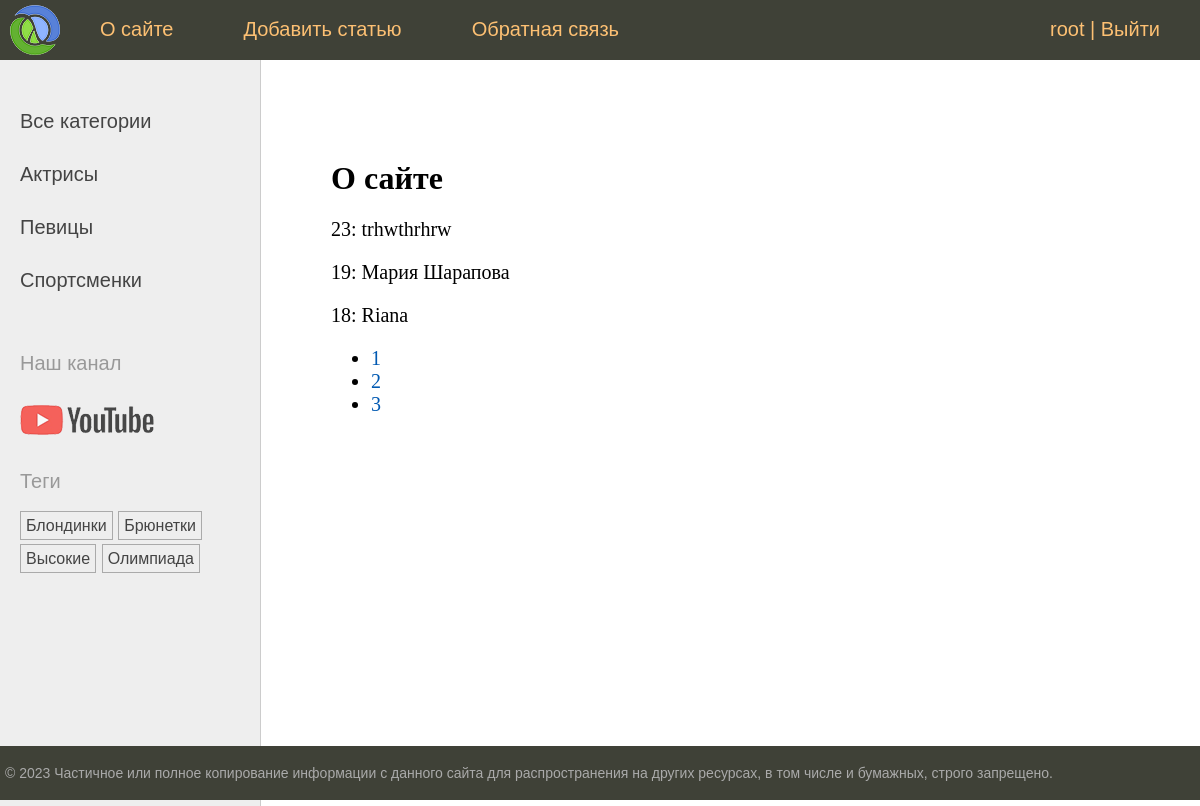
The page /about/ (signed in) on the database its author committed.
### women/models.py (models this page shows, shortened)
class Category(models.Model):
    name = models.CharField(max_length=100, db_index=True, verbose_name="Категория")
    slug = models.SlugField(max_length=255, unique=True, db_index=True)
    class Meta:
        verbose_name = "Категория"
        verbose_name_plural = "Категории"
    def get_absolute_url(self):
        return reverse('category', kwargs={'cat_slug': self.slug})

class TagPost(models.Model):
    tag = models.CharField(max_length=100, db_index=True)
    slug = models.SlugField(max_length=255, unique=True, db_index=True)
    def get_absolute_url(self):
        return reverse('tag', kwargs={'tag_slug': self.slug})

class Women(models.Model):
    class Status(models.IntegerChoices):
        DRAFT = 0, 'Черновик'
        PUBLISHED = 1, 'Опубликованный'
    title = models.CharField(max_length=255, verbose_name='Заголовок')
    slug = models.SlugField(max_length=255, unique=True, db_index=True,
                            verbose_name='Slug')
    photo = models.ImageField(upload_to='photos/%Y/%m/%d/', default=None,
                              blank=True, null=True, verbose_name='Фото')
    content = models.TextField(blank=True, verbose_name='Текст статьи')
    time_create = models.DateTimeField(auto_now_add=True, verbose_name='Время создания')
    time_update = models.DateTimeField(auto_now=True,verbose_name='Время изменения')
    is_published = models.BooleanField(choices=tuple(map(lambda x: (bool(x[0]), x[1]), Status.choices)),
                                                     default=Status.DRAFT, verbose_name='Статус')
    cat = models.ForeignKey("Category", on_delete=models.PROTECT, related_name='posts',
                            verbose_name='Категория')
    tags = models.ManyToManyField('TagPost', blank=True, related_name='tags',
                                  verbose_name='Теги')
    husband = models.OneToOneField('Husband', on_delete=models.SET_NULL,
                                   null=True, blank=True, related_name='wuman',
                                   verbose_name='Муж')
    author = models.ForeignKey(get_user_model(), on_delete=models.SET_NULL,
                               related_name='posts', null=True, default=None)
    objects = models.Manager() # стандартный менеджер
    published = PublishedManager()  # создание нового менеджера
    class Meta:
        verbose_name = "Известные женщины"  # Редактируем меняем название в админ панели
        verbose_name_plural = "Известные женщины"  # тоже, но чтобы и во множественном числе
        ordering = ['-time_create']
        indexes = [
            models.Index(fields=['-time_create'])
        ]

### women/views.py (the view)
# urls.py: path('about/',views.about, name='about'),
@login_required # декоратор запрещающий открывать страницы не
def about(request):
    contact_list = Women.published.all()
    paginator = Paginator(contact_list, 3)
    page_number = request.GET.get('page')
    page_obj = paginator.get_page(page_number)
    return render(request, 'women/about.html',
                  {'title':'О сайте', 'page_obj':page_obj})

### users/context_processors.py (called while the page is built)
def get_women_context(request):
    return {'mainmenu': menu}

### women/models.py (called while the page is built)
    def get_queryset(self):
        return super().get_queryset().filter(is_published=Women.Status.PUBLISHED)

### women/templatetags/women_tags.py (called while the page is built)
@register.inclusion_tag('women/list_categories.html')
def show_categories(cat_selected=0):
    cats = Category.objects.annotate(x=Count('posts')).filter(x__gt=0)
    return {'cats':cats,'cat_selected':cat_selected}

@register.inclusion_tag('women/list_tags.html') #создадим шаблон с названием list_tags.html в women
def show_all_tags(): # воспользуемся им, и перейдем в base.html
    return {'tags': TagPost.objects.annotate(total=Count('tags')).filter(total__gt=0)}

### women/templates/women/about.html
{% extends 'base.html' %}
{% block content %}
<h1>{{title}}</h1>
{% for item in page_obj %}
<p>{{ item.pk }}: {{ item.title}}</p>
{% endfor %}
<nav>
    <ul>
        {% for p in page_obj.paginator.page_range %}
        <li>
            <a href="?page={{ p }}">{{ p }}</a>
        </li>
        {% endfor %}
    </ul>
</nav>
{% endblock %}

### templates/base.html (shortened to what this page needs)
{% load static %}
{% load women_tags %}
<!DOCTYPE html>
<html>
<head>
	<link type="text/css" href="{% static 'women/css/styles.css' %}" rel="stylesheet" />
</head>
<body>
<table class="table-page" border=0 cellpadding="0" cellspacing="0">
<tr><td valign=top>
{% block mainmenu %}
		<div class="header">
			<ul id="mainmenu" class="mainmenu">
			<li class="logo"><a href="{% url 'home' %}"><div class="logo"></div></a></li>
{% for m in mainmenu %}
	<li><a href="{% url m.url_name %}">{{m.title}}</a></li>
{% endfor %}
{% if user.is_authenticated %}
	<form id="logoutForm" method="post" action="{% url 'users:logout' %}">
		<li class="last">{{ user.username }} | <a href="#" onclick="document.getElementById('logoutForm').submit(); return false;">Выйти</a></li>
	</form>
{% else %}
	<li class="last"><a href="{% url 'users:login' %}">Войти</a> | <a href="{% url 'users:register' %}">Регистрация</a></li>
{% endif %}
			</ul>
		</div>
{% endblock mainmenu %}
<table class="table-content" border=0 cellpadding="0" cellspacing="0">
<tr>
	<td valign="top" class="left-chapters">
	<ul id="leftchapters">
		{% if cat_selected == 0 %}
		<li class="selected">Все категории</li>
		{% else %}
		<li><a href="{% url 'home' %}">Все категории</a> </li>
		{% endif %}
		{% show_categories cat_selected %}
		<li class="share">
		<p>Наш канал</p>
		<a class="share-yt" href="https://www.youtube.com/channel/UClJzWfGWuGJL2t-3dYKcHTA/playlists" target="_blank" rel="nofollow"></a>
		</li>
		<li>{% show_all_tags %}</li>
	</ul>
</td>
<td valign="top" class="content">
	<div class="content-text">
{% block content %}
{% endblock %}
	</div>
</td></tr></table>
</td></tr>
<tr><td valign=top>
	<div id="footer">
		<p>&copy; 2023 Частичное или полное копирование информации с данного сайта для распространения на других ресурсах, в том числе и бумажных, строго запрещено.</p>
	</div>
</td></tr></table>
</body>
</html>

### women/templates/women/list_categories.html
{% for cat in cats %}
{% if cat.id == cat_selected %}
<li class="selected">{{cat.name}}</li>
{% else %}
<li><a href="{{ cat.get_absolute_url }}">{{cat.name}}</a></li>
{% endif %}
{% endfor %}

### women/templates/women/list_tags.html
{% if tags %}
    <p>Теги</p>
    <ul class="tags-list">
        {% for t in tags %}
        <li><a href="{{t.get_absolute_url}}">{{t.tag}}</a></li>
        {% endfor %}
    </ul>
{% endif %}

### women/static/women/css/styles.css (style rules this page uses)
html, body { font-family: 'Arial'; margin: 0; padding: 0; height: 100%; width: 100%; color: #444; }
a { color: #0059b2; text-decoration: none; }
.table-page { width: 100%; height: 100%; vertical-align: top; }
.table-page tr { height: 100%; }
.header { background: #3F4137; height: 60px; }
.logo { background: url('../images/logo.png') no-repeat 10px 5px; width: 70px; height: 60px; }
ul.mainmenu { list-style: none; margin: 0; padding: 0; height: 60px; color: #fdc073; font-size: 20px; overflow: hidden; }
ul.mainmenu li { float: left; margin: 18px 40px 0 30px; }
ul.mainmenu li.logo { margin: 0; }
ul.mainmenu li.last { float: right; }
ul.mainmenu li a { color: #fdc073; text-decoration: none; }
.table-content { width: 100%; min-height: 100%; height: 100%; }
.left-chapters { margin: 0; background: #eee; border-right: 1px solid #ccc; }
.left-chapters ul { width: 230px; margin: 0; padding: 20px 10px 10px 20px; list-style: none; font-size: 20px; }
.left-chapters ul li { margin: 30px 0 0 0; color: #999; }
.left-chapters ul li a { color: #444; text-decoration: none; }
.left-chapters ul li.share { margin: 60px 0 0 0; }
.left-chapters ul li.share p { margin: 30px 0 30px 0; }
.left-chapters ul li.share a { display: inline-block; width: 40px; height: 40px; margin: 0 20px 0 0; }
.left-chapters ul li.share a.share-yt { width: 100%; height: 30px; background: url('../images/share_yt.png') no-repeat 0 0 }
ul.tags-list { width: 100%; margin: 0; padding: 0; list-style: none; }
ul.tags-list li { margin: 0; padding: 0 0 10px; display: inline-block; }
ul.tags-list li a { padding: 5px; font-size: 16px; border: 1px solid #aaa; }
.content { padding: 40px 20px 20px 40px; width: 100%; box-sizing: border-box; }
.content-text { margin: 60px 0 0 30px; color: #000; font-size: 20px; font-family: Yandex Sans Display Light; }
.content-text h1 { font-size: 32px; }
#footer { box-sizing: border-box; background: #3F4137; padding: 5px; color: #aaa; font-size: 14px; font-family: Verdana, Geneva, Arial, Helvetica; text-align: left; overflow: hidden; }

### rows shown on the page
Category: name "Актрисы"
Category: name "Певицы"
Category: name "Спортсменки"
TagPost: tag "Блондинки"
TagPost: tag "Брюнетки"
TagPost: tag "Высокие"
TagPost: tag "Олимпиада"
Women: pk "23", title "trhwthrhrw"
Women: pk "19", title "Мария Шарапова"
Women: pk "18", title "Riana"

### other values the page prints
{{ m.title }} "О сайте" "Добавить статью" "Обратная связь"
{{ user.username }} "root"
{{ title }} "О сайте"
{{ p }} "1" "2" "3"
